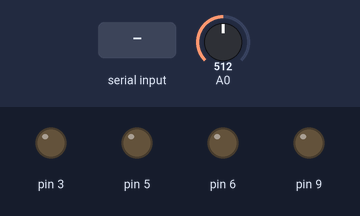
Simulated run of this sketch. Board: Arduino Uno, built with avr-gcc and run on an emulated ATmega328P. Parts: output pins drawn as LEDs (lit = HIGH). The inputs (shaded band) are chosen by the test bench; at power-on: A0 = 512.

Above: at 1.2 s.
1.3 s: "A" received over Serial
At 1.8 s:
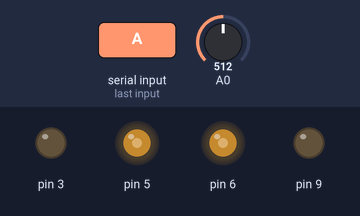
2.8 s: "D" received over Serial
At 4.0 s:
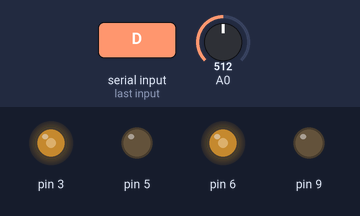
4.3 s: "B" received over Serial
At 5.3 s:
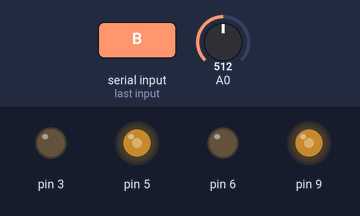
5.8 s: "C" received over Serial
At 6.5 s:
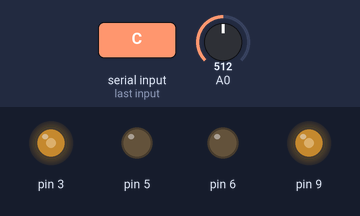
Timing chart, 0 to 8.3 s (numbered marks = the images above; inputs shaded):
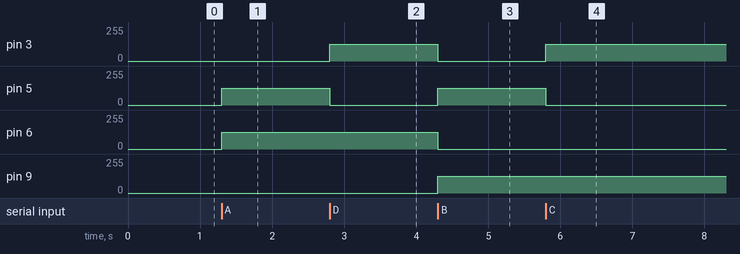

Measured:
- after the input at 1.3 s, pin 5, pin 6: 0/255 → 127/255 at once
- after the input at 2.8 s, pin 3: 0/255 → 127/255 at once; pin 5: 127/255 → 0/255 at once
- after the input at 4.3 s, pin 3, pin 6: 127/255 → 0/255 at once; pin 5, pin 9: 0/255 → 127/255 at once
- after the input at 5.8 s, pin 3: 0/255 → 127/255 at once; pin 5: 127/255 → 0/255 at once

The sketch:

dieuKhienXev2.ino
```cpp
void setup() {
  // put your setup code here, to run once:
  pinMode(3, OUTPUT);
  pinMode(5, OUTPUT);
  pinMode(6,OUTPUT);
  pinMode(9,OUTPUT);
  Serial.begin(9600);
}

void loop() {
  // put your main code here, to run repeatedly:
  int chietAp =analogRead (A0);
  int thayDoi = map(chietAp,0 ,1023 ,0 ,255);
  char lenh = ' ';
  lenh = Serial.read();
  if (lenh == 'A') {
   analogWrite(3,0);
   analogWrite(5,thayDoi);
   analogWrite(6,thayDoi);
   analogWrite(9,0);
  }
  if (lenh == 'D') {
    analogWrite(6,thayDoi);
   analogWrite(9,0);
    analogWrite(3,thayDoi);
   analogWrite(5,0);
  }
  if (lenh == 'B') {
    analogWrite(3,0);
   analogWrite(5,thayDoi);
    analogWrite(6,0);
   analogWrite(9,thayDoi);
  }
  if (lenh == 'C') {
    analogWrite(3,thayDoi);
   analogWrite(5,0);
   analogWrite(6,0);
   analogWrite(9,thayDoi);
  }
if (lenh == 'E') {
    analogWrite(3,0);
   analogWrite(5,0);
   analogWrite(6,0);
   analogWrite(9,0);
}
}
```
